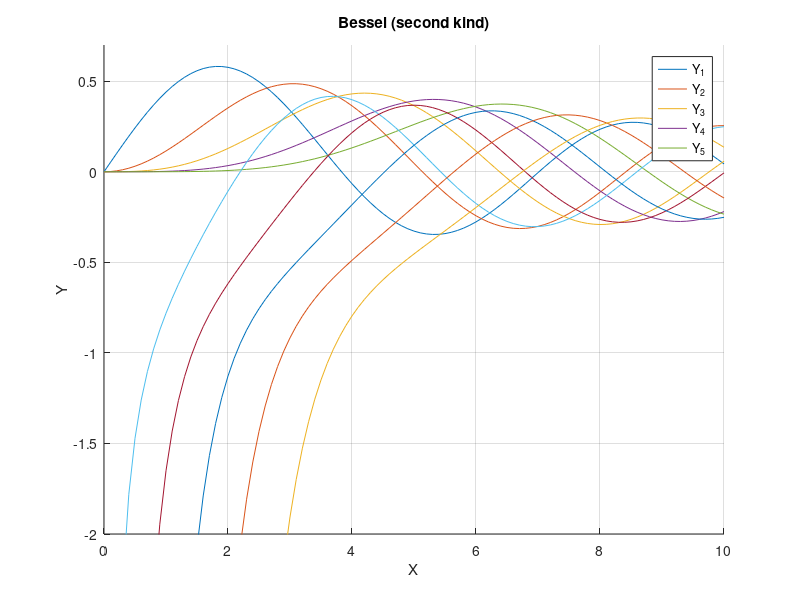

Recreate this plot in MATLAB. (Note: this script raises an error after producing the figure.)
%% Part_1
J = [] ;
Z = [0 : 0.1 : 10] ;
hold on
for nu = 1:5                      %calculate J and plot
    J = besselj(nu,Z) ;
    plot(Z,J) ;
end
title(' Bessel (first kind) ')  
xlabel('X');
ylabel('J');
% grid on
% legend('J_1','J_2','J_3','J_4','J_5','Location','Best')
hold off
%% Part_2
Y = [] ;
Z = [0 : 0.1 : 10] ;
hold on
for nu = 1:5                      %calculate Y and plot
    Y = bessely(nu,Z) ;
    plot(Z,Y) ;
    axis([0 10 -2 0.7])
end
title(' Bessel (second kind) ')  
xlabel('X');
ylabel('Y');
grid on
legend('Y_1','Y_2','Y_3','Y_4','Y_5','Location','Best')
hold off
%% Part_5_6_7
fs = 10000 ;
Ts = 1/fs ;          % Sampling period
time = 0:Ts:0.2 ;
fc = 100 ;
Ac = 10 ;
kp = 10 ;
Xm = sin(20*pi*time) ;
PhaseModulation = p3_pmm(Xm , Ac , fc , kp , fs) ;
NarrowbandModulation = p4_nb(Xm , Ac , fc , kp , fs) ;

figure;
subplot(1,2,1);
plot(time,PhaseModulation) ;
title(' PhaseModulation ')  
xlabel('Time(s)');
ylabel('Xc(t)');

subplot(1,2,2);
plot(time,NarrowbandModulation) ;
title(' NarrowbandModulation ')  
xlabel('Time(s)');
ylabel('Xc(t)');
%% Part_8_9
fs = 10000 ;
Ts = 1/fs ;          % Sampling period
time = 0:Ts:0.2 ;
fc = 100 ;
Ac = 10 ;
Xm = sin(20*pi*time) ;
Kp = -1:0.001:1 ;      % Kp --> [-1 , 1]
MSE = [] ;            % Mean Squared Error
MaxKp = 0 ;           % Maximum Kp to have 1 percent error
for kp = -1:0.001:1    
    PhaseModulation = p3_pmm(Xm , Ac , fc , kp , fs) ;
    NarrowbandModulation = p4_nb(Xm , Ac , fc , kp , fs) ;
    MSE(end + 1) =  immse( PhaseModulation , NarrowbandModulation ) ;
    if immse( PhaseModulation , NarrowbandModulation ) < 0.1
        MaxKp = kp ;
    end
end

plot(Kp,MSE) ;
title(' Mean Squared Error ')  
xlabel('Kp');
ylabel('MSE');
%% Part_10
fs = 10000 ;
Ac = 10 ;
fc = 100 ;
B = [0.1 ,1 ,5 ,10] ;
Ts = 1/fs ;          % Sampling period
time = 0:Ts:0.2 ;
Xm = sin(20*pi*time) ;
fm = 10 ;
Xc = [] ;
frequency = -500:0.5:500 ;

for Counter = 1:1:4
    Xc = Ac * cos((2*pi*fc*time)+(B(Counter)*sin(2*pi*fm*time))) ;
    Y = fft(Xc) ;
    Y = fftshift(Y) ;
    figure;
    plot(frequency,abs(Y)) ;
    xlim([-30 30])
    title(['Single Tone Modulation','B = ',num2str(B(Counter))])
    xlabel('frequency(Hz)');
    ylabel('Y');
end
%% Part_11_12
fs = 10000 ;
Ac = 10 ;
fc = 100 ;
B = [0.1 ,1 ,5 ,10] ;
Ts = 1/fs ;          % Sampling period
time = 0:Ts:0.2 ;
Xm = sin(20*pi*time) ;
fm = 10 ;
Xc = [] ;
Bc = [] ; 
N = [1 , 3 , 9 , 23] ;
frequency = -500:0.5:500 ;

for Counter = 1:1:4
    Xc = Ac * cos((2*pi*fc*time)+(B(Counter)*sin(2*pi*fm*time))) ;
    Y = fft(Xc) ;
    Y = fftshift(Y) ;
    figure;
    plot(frequency,abs(Y)) ;
    hold on
    title(['Single Tone Modulation','B = ',num2str(B(Counter))])
    xlabel('frequency(Hz)');
    ylabel('Y');

    Xc = 0 ;
    for n = -N(Counter):1:N(Counter)
        Xc = Xc + ( besselj(n,B(Counter)) * cos(2*pi*(fc + n*fm)*time) ) ;
    end
    Xc = Xc * Ac ;
    Y = fft(Xc) ;
    Y = fftshift(Y) ;
    plot(frequency,abs(Y)) ;
    grid on
    legend('Y_1','Y_2','Location','Best')
    hold off
    Bc(Counter) = 2 * (B(Counter) + 1) * fm ;
end
%% Part_14
fs = 10000 ;
Ts = 1/fs ;          % Sampling period
time = 0:Ts:0.2 ;
fc = 100 ;
Ac = 10 ;
kp = 10 ;
kf = 100 ;
Xm = sin(20*pi*time) ;
PhaseModulation = p3_pmm(Xm , Ac , fc , kp , fs) ;
FrequencyModulation = p3_fmm(Xm , Ac , fc , kf , fs) ;

figure;
subplot(1,2,1);
plot(time,PhaseModulation) ;
title(' PhaseModulation ')  
xlabel('Time(s)');
ylabel('Xc(t)');

subplot(1,2,2);
plot(time,FrequencyModulation) ;
title(' FrequencyModulation ')  
xlabel('Time(s)');
ylabel('Xc(t)');